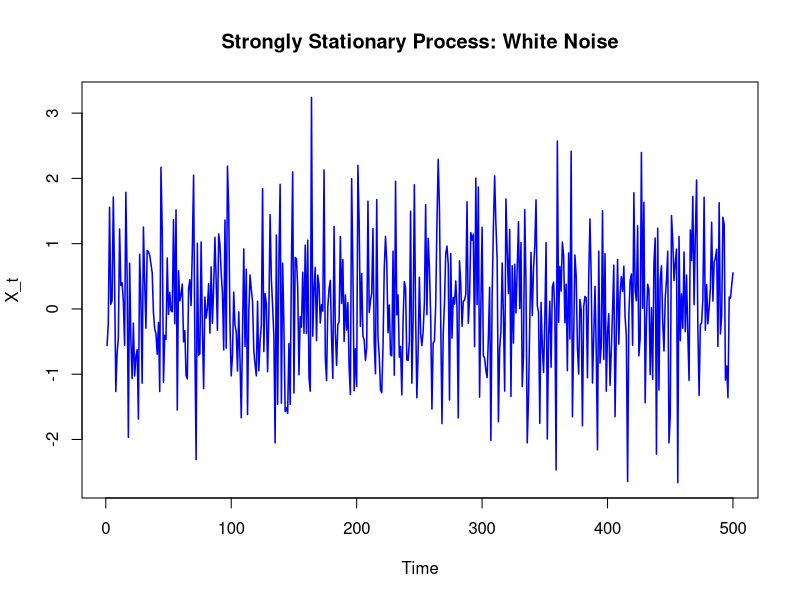
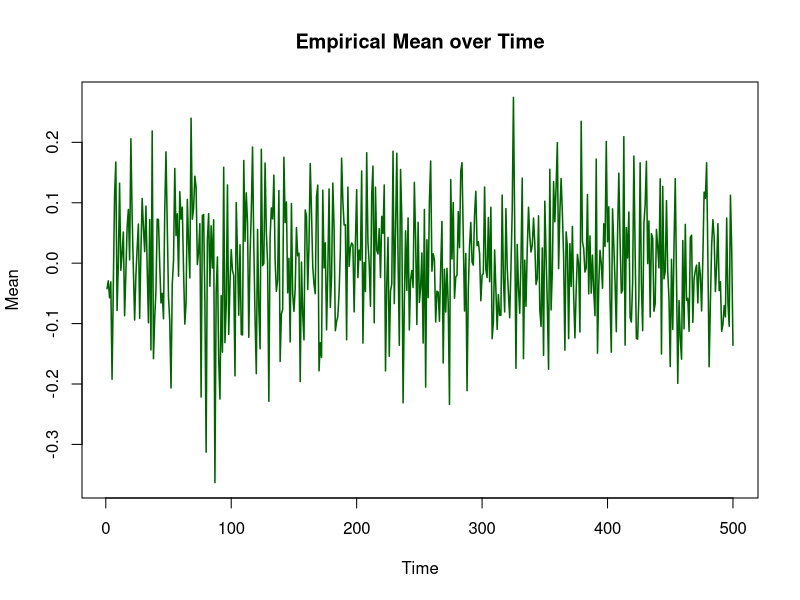
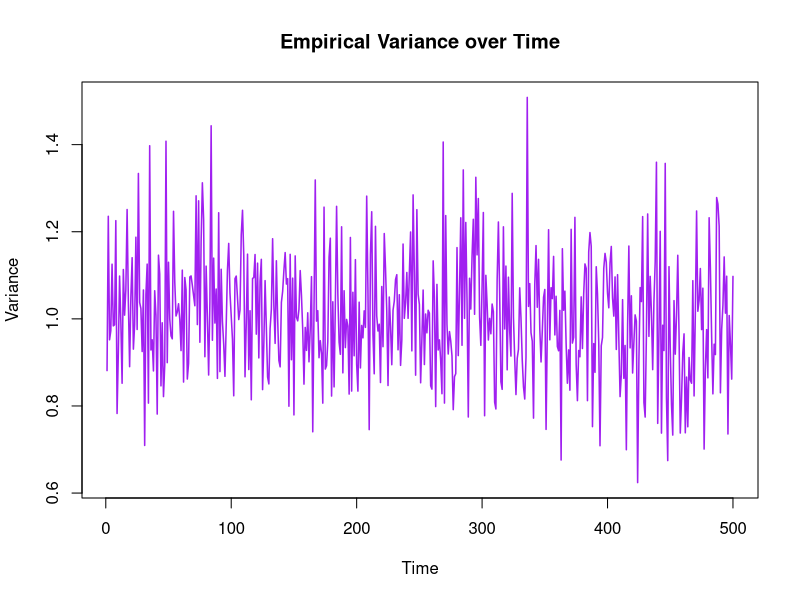
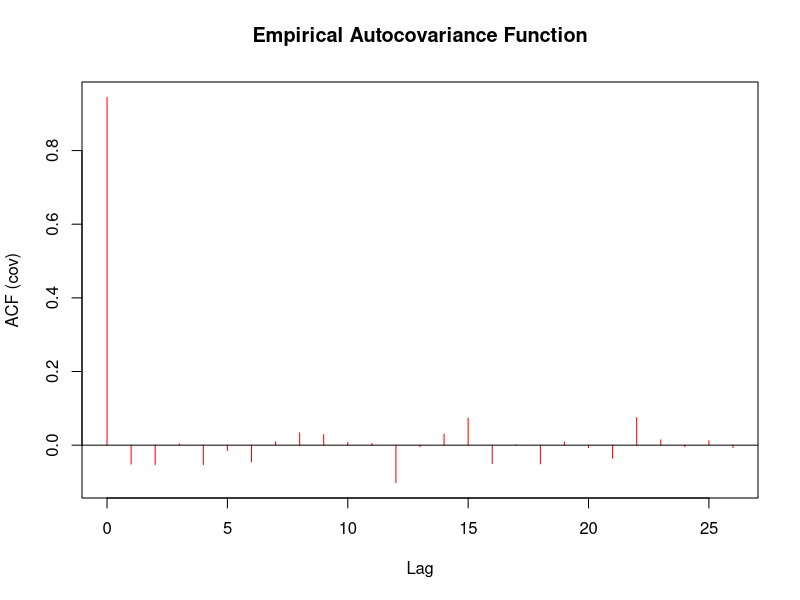
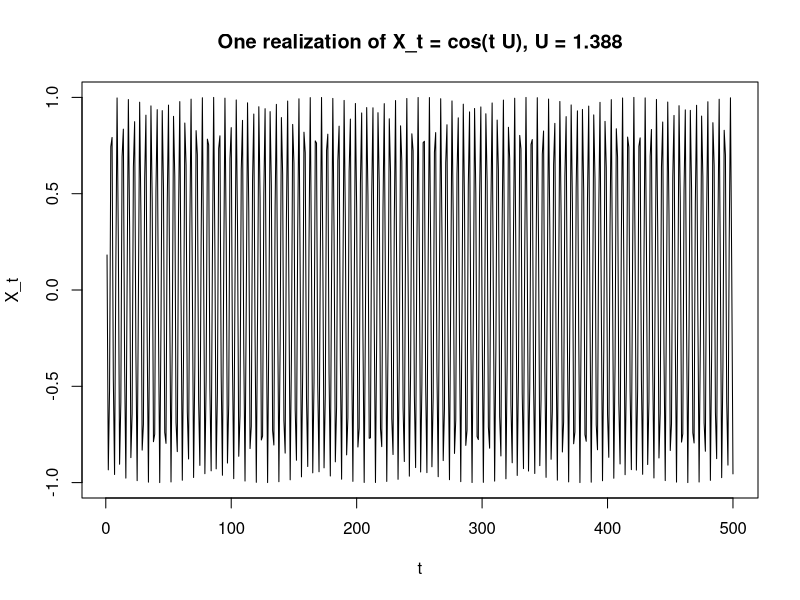
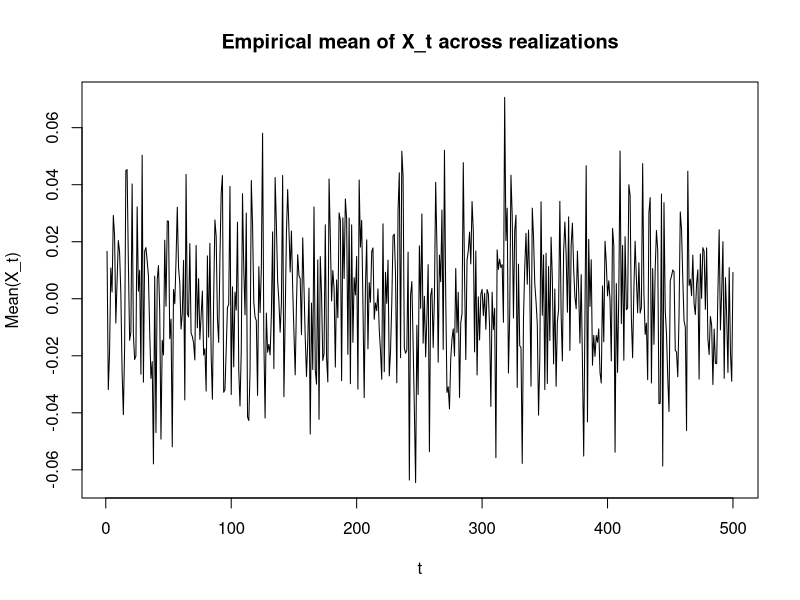
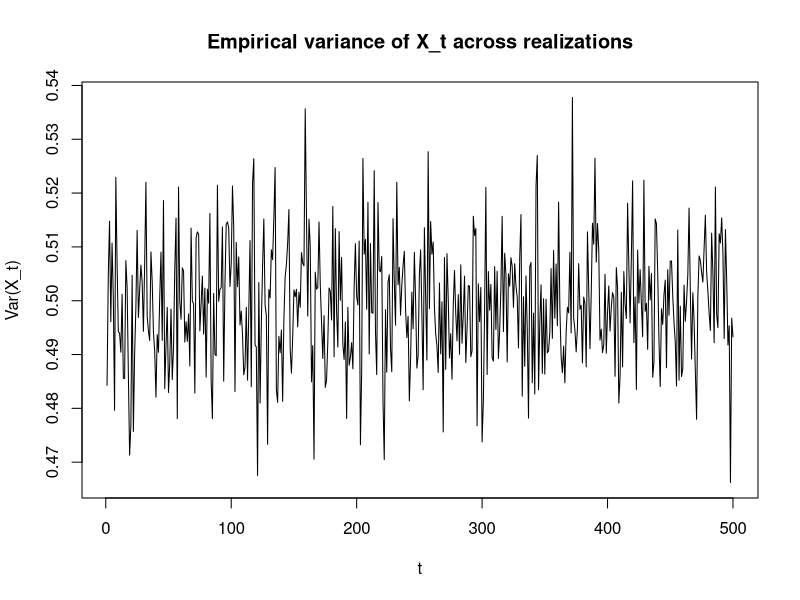
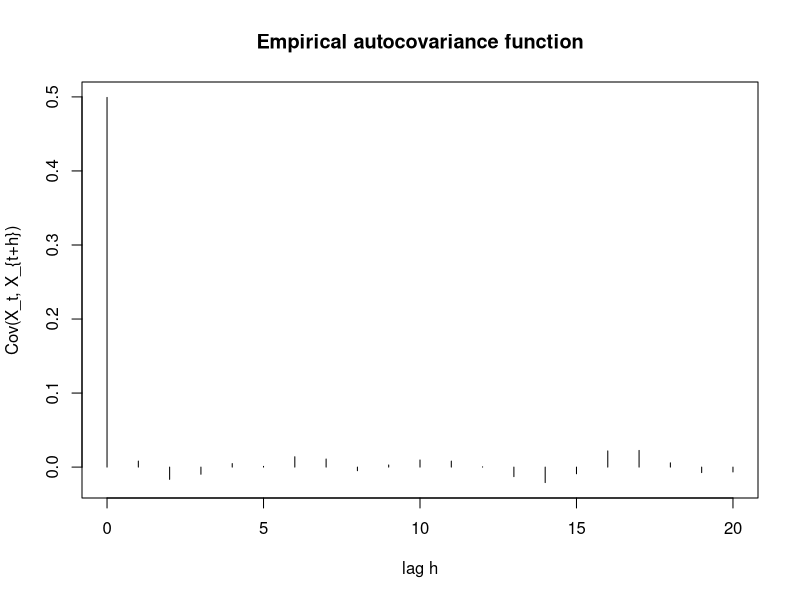

Write the R code that produced these figures, in order.
rm(list=ls())

# -------------- Exercise 1


# Set seed for reproducibility
set.seed(123)

# Parameters
n <- 500           # Length of time series
m_realizations <- 100  # Number of realizations for empirical statistics

# Simulate a single realization of white noise
X <- rnorm(n, mean = 0, sd = 1)

# Plot the time series
plot(1:n, X, type = "l", col = "blue", lwd = 1.5,
     main = "Strongly Stationary Process: White Noise",
     xlab = "Time", ylab = "X_t")

# Compute empirical mean and variance over multiple realizations
means <- numeric(n)
vars <- numeric(n)

for(t in 1:n){
  X_mult <- matrix(rnorm(n * m_realizations, mean = 0, sd = 1), nrow = m_realizations)
  means[t] <- mean(X_mult[, t])
  vars[t] <- var(X_mult[, t])
}

# Plot mean over time
plot(1:n, means, type = "l", col = "darkgreen", lwd = 1.5,
     main = "Empirical Mean over Time",
     xlab = "Time", ylab = "Mean")

# Plot variance over time
plot(1:n, vars, type = "l", col = "purple", lwd = 1.5,
     main = "Empirical Variance over Time",
     xlab = "Time", ylab = "Variance")

# Compute and plot empirical autocovariance
acf(X, type = "covariance", main = "Empirical Autocovariance Function", col = "red")



# ---------------- Exercise 2: consider a weak stationary but not strong stationary process


set.seed(12345)
n <- 500      # number of time points
Nrep <- 1000  # number of independent realizations (for ensemble statistics)

# --- 1) Simulate a single realization ---
U_single <- runif(1, min = -pi, max = pi)   # sample one U
tvec <- 1:n
X_single <- cos(tvec * U_single)

# Plot the single realization
plot(tvec, X_single, type='l', main=paste("One realization of X_t = cos(t U), U =", round(U_single,3)),
     xlab="t", ylab="X_t")

# --- 2) Generate multiple realizations ---
U_vec <- runif(Nrep, min = -pi, max = pi)      # Nrep independent U's
# Create matrix: each row is a realization
X_mat <- t(sapply(U_vec, function(u) cos(tvec * u)))   # Nrep x n

# Empirical mean and variance at each t
mean_t <- colMeans(X_mat)
var_t  <- apply(X_mat, 2, var)

# Plot empirical mean
plot(tvec, mean_t, type='l', main="Empirical mean of X_t across realizations",
     xlab="t", ylab="Mean(X_t)")

# Plot empirical variance
plot(tvec, var_t, type='l', main="Empirical variance of X_t across realizations",
     xlab="t", ylab="Var(X_t)")

# --- 3) Show weak stationarity ---
# The process is weakly stationary if mean is constant and autocovariance depends only on lag
lag_max <- 20
emp_autocov <- function(h) {
  if(h==0) return(mean(colMeans(X_mat^2)))
  m <- 1:(n-h)
  mean(rowMeans(X_mat[, m] * X_mat[, m+h]))
}
emp_gamma <- sapply(0:lag_max, emp_autocov)

# Plot empirical autocovariance vs lag
plot(0:lag_max, emp_gamma, type='h', main="Empirical autocovariance function",
     xlab="lag h", ylab="Cov(X_t, X_{t+h})")


# ---------------Exercise 3: random walk
set.seed(12345)

n <- 500      # number of time points
Nrep <- 1000  # number of independent realizations

# --- 1) Simulate a single realization ---
X <- rnorm(n)         # i.i.d. standard normal increments
S <- cumsum(X)        # random walk
plot(1:n, S, type='l', main="Single realization of a random walk",
     xlab="t", ylab="S_t")

# --- 2) Generate multiple realizations ---
X_mat <- matrix(rnorm(n * Nrep), nrow=Nrep, ncol=n)   # each row is a realization of increments
S_mat <- t(apply(X_mat, 1, cumsum))                  # random walks

# Empirical mean and variance at each t
mean_t <- colMeans(S_mat)
var_t  <- apply(S_mat, 2, var)

# Plot empirical mean
plot(1:n, mean_t, type='l', main="Empirical mean of S_t across realizations",
     xlab="t", ylab="Mean(S_t)")

# Plot empirical variance
plot(1:n, var_t, type='l', main="Empirical variance of S_t across realizations",
     xlab="t", ylab="Var(S_t)")
